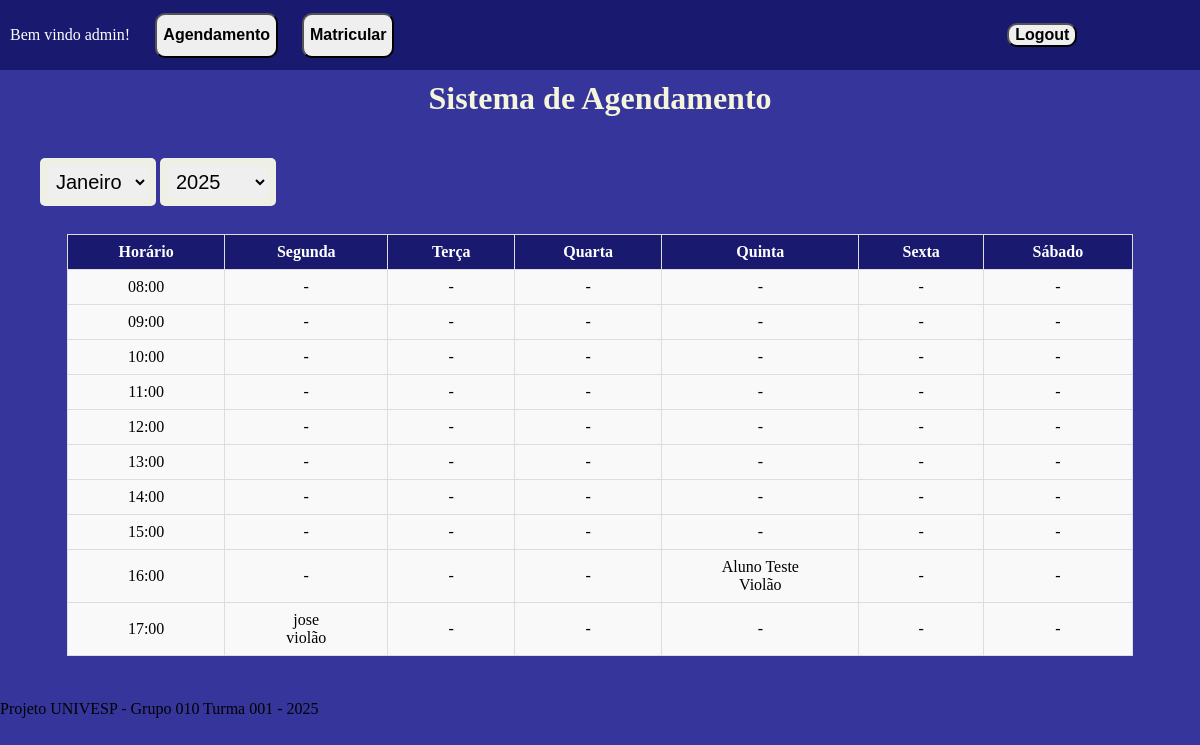
Screenshot of /tela_principal/ (signed in) with the database file from the repository.
### core/models.py (models this page shows, shortened)
class agendamento_de_aula(models.Model):
    aluno = models.ForeignKey(Matricula, on_delete=models.CASCADE, null=True, blank=True)
    telefone = models.CharField(max_length=20)
    data_agendamento = models.DateField(verbose_name='Data do agendamento')
    hora = models.TimeField()
    instrutor = models.ForeignKey(User, on_delete=models.CASCADE)
    class Meta:
        db_table = 'agendamento_de_aula'

class Matricula(models.Model):
    nome_completo = models.CharField(max_length=100)
    idade = models.IntegerField()
    instrumento = models.CharField(max_length=50)  # Corrigido
    email = models.EmailField()
    telefone = models.CharField(max_length=20)     # Corrigido
    observacao = models.TextField()
    instrutor = models.ForeignKey(User, on_delete=models.CASCADE)
    class Meta:
        db_table = 'matricula'

### core/views.py (the view)
# urls.py: path('tela_principal/', tela_principal, name= 'tela_principal'),
@login_required
def tela_principal(request):  # função que renderiza a tela
    dias_da_semana = [2, 3, 4, 5, 6, 7]  # lista de dias de seg a sab
    horarios = range(8, 18)  # cria um intervalo de horas (das 8 as 17h)
    agendamentos = {}  # cria dicionário que vai armazenar os agendamentos
    for hora in horarios:  # loop pra cada hora
        hora_inicio = time(hora, 0)  # define o começo da aula (ex: 8h00)
        hora_fim = time(hora + 1, 0)  # define o fim da aula (ex: 9h00)
        linha = []  # lista que vai armazenar os agendamentos daquela hora
        for dia in dias_da_semana:  # loop para cada dia
            agendamento = agendamento_de_aula.objects.filter(  # busca agendamentos na hora e dia especificado
                data_agendamento__week_day=dia,  # filtra pelo dia da semana
                hora__gte=hora_inicio,  # verifica se o horário da aula é maior ou igual ao 'hora_inicio'
                hora__lt=hora_fim  # verifica se o horário da aula é menor que o 'hora_fim'
            ).first()  # pega o primeiro agendamento que corresponde aos critérios
            linha.append(agendamento)  # adiciona o agendamento encontrado à linha
        agendamentos[f"{hora:02d}:00"] = linha  # adiciona a linha (agendamentos daquela hora) no dicionário
    return render(request, 'tela_principal.html', {'agendamentos': agendamentos})  # renderiza a pagina passando os agendamentos encontrados

### core/templates/tela_principal.html (shortened to what this page needs)
<!DOCTYPE html>
<html lang="PT-BR">
<head>
     <link rel="stylesheet" href="../static/css/tela_principal.css">
     <link rel="stylesheet" href="../static/css/tabelaagd.css">
     <link rel="stylesheet" href="../static/css/matricula.css">
     <link rel="stylesheet" href="../static/css/overlay.css">
     <link rel="stylesheet" href="../static/css/popagd.css">
</head>
<body>
    <div class="container">
       <div class="box">
    <p class="username">Bem vindo {{ request.user.username }}!</p>
    <button class="btn" id="agendamento" onclick="pop_agend()">Agendamento</button>
    <button class="btn" id="matricular" onclick="pop_matri()">Matricular</button>
    <form method="post" action="{% url 'logout' %}" class="logout-form">
    <button type="submit" class="btn">Logout</button>
</form>
</div>
        <h1>Sistema de Agendamento</h1>
        <div class="mesano">
            <form method="GET">
                <div class="mesano">
                    <select class="slc" name="mes" onchange="this.form.submit()">
                        <option value="01" {% if mes_selecionado == '01' %}selected{% endif %}>Janeiro</option>
                    </select>
                    <select class="slc" name="ano" onchange="this.form.submit()">
                        <option value="2025" {% if ano_selecionado == '2025' %}selected{% endif %}>2025</option>
                    </select>
                </div>
            </form>
        </div>
       <div class="agd">
        <table>
            <thead>
                <tr>
                    <th>Horário</th>
                    <th>Segunda</th>
                    <th>Terça</th>
                    <th>Quarta</th>
                    <th>Quinta</th>
                    <th>Sexta</th>
                    <th>Sábado</th>
                </tr>
            </thead>
            <tbody>
                {% for hora, dias in agendamentos.items %}
                    <tr>
                        <td>{{ hora }}</td>
                        {% for dia in dias %}
                            <td>
                                {% if dia %}
                                    {{ dia.aluno.nome_completo }}<br>
                                    {{ dia.aluno.instrumento }}
                                {% else %}
                                    -
                                {% endif %}
                            </td>
                        {% endfor %}
                    </tr>
                {% endfor %}
            </tbody>
        </table>
       </div>
<footer>
    <p>Projeto UNIVESP - Grupo 010 Turma 001 - 2025</p>
</footer>
</body>
</html>

### core/static/css/tela_principal.css (style rules this page uses)
body { background-color: #35359b; margin:0; padding:0; box-sizing:border-box; align-items: center; justify-content: center; height: 100vh; }
h1 { margin-top: -70px; text-align: center; color:beige; font-family: "font-ag"; }
.container { border: 2px ; height: 80%; display: flex; flex-direction: column; padding-top: 150px; }
.box { position: fixed; top: 0; left: 0; width: 100%; height: 50px; display: flex; justify-content: center; align-items: center; background-color: #191970; z-index: 1000; padding: 10px; }
.btn { margin-left: 20px; height: 90%; border-radius: 10px; font-weight: bold; font-size: 16px; margin: 1%; }
.username { position: fixed; left: 10px; color: #fff }
.mesano { display: block; justify-content:center; margin-left: 20px; }
.slc { padding: 4px; border: 8px solid rgba(200, 255, 0, 0.041); justify-content:center; font-size: 20px; width: 10%; margin-top: 20px; }
.logout-form { margin-left: 50%; }

### core/static/css/tabelaagd.css (style rules this page uses)
.agd { justify-content: center; display: flex; padding: 8px; }
table { width: 90%; border-collapse: collapse; margin: 20px auto; }
th, td { padding: 8px 15px; text-align: center; border: 1px solid #ddd; }
th { background-color: #191970; color: white; }
td { background-color: #f9f9f9; }

### core/static/css/matricula.css (style rules this page uses)
input[type="text"], input[type="email"], input[type="number"], select { padding: 5px; width: 100%; margin-top: 5px; }

### core/static/css/popagd.css (style rules this page uses)
select { width: 100%; padding: 10px; margin-top: 5px; border: 1px solid #ccc; border-radius: 5px; }

### rows the page displays
agendamento_de_aula: hora "16:00", aluno.nome_completo "Aluno Teste", aluno.instrumento "Violão"
agendamento_de_aula: hora "17:00", aluno.nome_completo "jose", aluno.instrumento "violão"

### other values shown
{{ request.user.username }} "admin"
{{ hora }} "08:00" "09:00" "10:00" "11:00" "12:00" "13:00" "14:00" "15:00"
